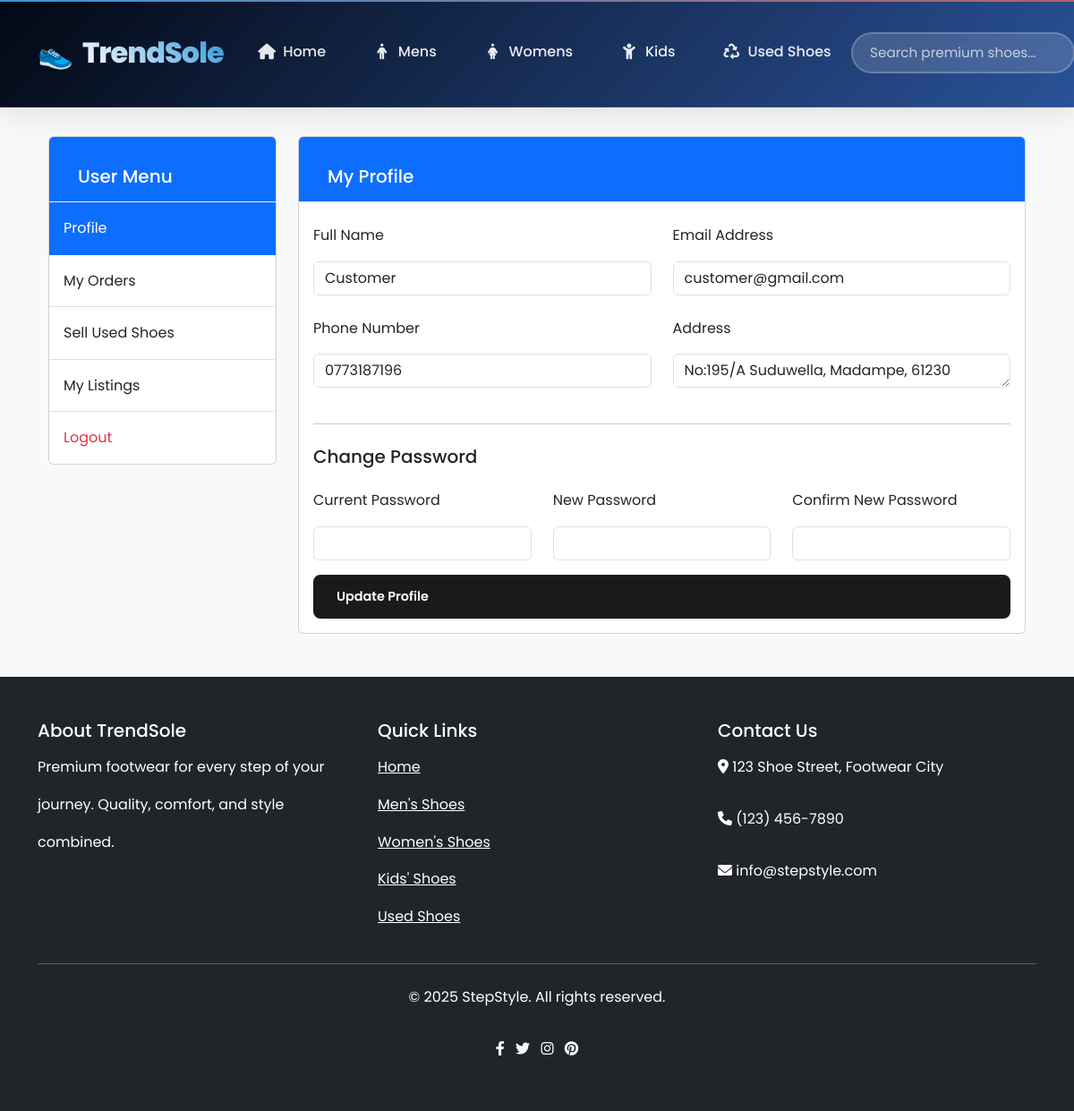
The page /shoe_store/pages/user/profile.php (signed in) on the database its author committed.
### tables this page shows
CREATE TABLE `users` (
  `id` int(11) NOT NULL,
  `name` varchar(100) NOT NULL,
  `email` varchar(100) NOT NULL,
  `password` varchar(255) NOT NULL,
  `phone` varchar(20) DEFAULT NULL,
  `address` text DEFAULT NULL,
  `role` enum('admin','customer') DEFAULT 'customer',
  `created_at` timestamp NOT NULL DEFAULT current_timestamp()
);

### shoe_store/pages/user/profile.php (the view, shortened to what this page needs)
<?php
require_once '../../includes/header.php';
$user_id = $_SESSION['user_id'];
$stmt = $conn->prepare("SELECT * FROM users WHERE id = ?");
$stmt->bind_param("i", $user_id);
$stmt->execute();
$result = $stmt->get_result();
$user = $result->fetch_assoc();
$errors = [];
?>
<div class="container mt-4">
    <div class="row">
        <div class="col-md-3">
            <div class="card">
                <div class="card-header bg-primary text-white">
                    <h5 class="mb-0">User Menu</h5>
                </div>
                <div class="list-group list-group-flush">
                    <a href="profile.php" class="list-group-item list-group-item-action active">Profile</a>
                    <a href="orders.php" class="list-group-item list-group-item-action">My Orders</a>
                    <a href="../used_shoes/sell.php" class="list-group-item list-group-item-action">Sell Used Shoes</a>
                    <a href="../used_shoes/my_listings.php" class="list-group-item list-group-item-action">My Listings</a>
                    <a href="../auth/logout.php" class="list-group-item list-group-item-action text-danger">Logout</a>
                </div>
            </div>
        </div>
        <div class="col-md-9">
            <div class="card">
                <div class="card-header bg-primary text-white">
                    <h5 class="mb-0">My Profile</h5>
                </div>
                <div class="card-body">
                    <form method="POST" action="<?php echo htmlspecialchars($_SERVER['PHP_SELF']); ?>">
                        <div class="row">
                            <div class="col-md-6 mb-3">
                                <label for="name" class="form-label">Full Name</label>
                                <input type="text" class="form-control <?php echo isset($errors['name']) ? 'is-invalid' : ''; ?>"
                                       id="name" name="name" value="<?php echo htmlspecialchars($user['name']); ?>">
                            </div>
                            <div class="col-md-6 mb-3">
                                <label for="email" class="form-label">Email Address</label>
                                <input type="email" class="form-control <?php echo isset($errors['email']) ? 'is-invalid' : ''; ?>"
                                       id="email" name="email" value="<?php echo htmlspecialchars($user['email']); ?>">
                            </div>
                            <div class="col-md-6 mb-3">
                                <label for="phone" class="form-label">Phone Number</label>
                                <input type="text" class="form-control" id="phone" name="phone"
                                       value="<?php echo htmlspecialchars($user['phone'] ?? ''); ?>">
                            </div>
                            <div class="col-md-6 mb-3">
                                <label for="address" class="form-label">Address</label>
                                <textarea class="form-control" id="address" name="address" rows="1"><?php echo htmlspecialchars($user['address'] ?? ''); ?></textarea>
                            </div>
                        </div>
                        <hr class="my-4">
                        <h5 class="mb-3">Change Password</h5>
                        <div class="row">
                            <div class="col-md-4 mb-3">
                                <label for="current_password" class="form-label">Current Password</label>
                                <input type="password" class="form-control <?php echo isset($errors['current_password']) ? 'is-invalid' : ''; ?>"
                                       id="current_password" name="current_password">
                            </div>
                            <div class="col-md-4 mb-3">
                                <label for="new_password" class="form-label">New Password</label>
                                <input type="password" class="form-control <?php echo isset($errors['new_password']) ? 'is-invalid' : ''; ?>"
                                       id="new_password" name="new_password">
                            </div>
                            <div class="col-md-4 mb-3">
                                <label for="confirm_password" class="form-label">Confirm New Password</label>
                                <input type="password" class="form-control <?php echo isset($errors['confirm_password']) ? 'is-invalid' : ''; ?>"
                                       id="confirm_password" name="confirm_password">
                            </div>
                        </div>
                        <div class="d-grid">
                            <button type="submit" class="btn btn-primary">Update Profile</button>
                        </div>
                    </form>
                </div>
            </div>
        </div>
    </div>
</div>
<?php require_once '../../includes/footer.php'; ?>

### shoe_store/assets/css/style.css (style rules this page uses)
:root { --primary-color: #1a1a1a; --secondary-color: #f8f9fa; --accent-color: #007bff; --text-primary: #2c3e50; --text-secondary: #6c757d; --border-color: #e9ecef; --shadow-light: 0 2px 10px rgba(0, 0, 0, 0.1); --shadow-medium: 0 4px 20px rgba(0, 0, 0, 0.15); --shadow-heavy: 0 8px 30px rgba(0, 0, 0, 0.2); --transition: all 0.3s ease; }
body { font-family: "Inter", "Segoe UI", Tahoma, Geneva, Verdana, sans-serif; background-color: #ffffff; color: var(--text-primary); line-height: 1.6; }
.btn { border-radius: 50px; font-weight: 600; transition: var(--transition); border: 2px solid transparent; }

### shoe_store/assets/css/adminstyle.css (style rules this page uses)
.btn { padding: 0.75rem 1.5rem; border-radius: 0.5rem; font-weight: 600; font-size: 0.9rem; border: 2px solid transparent; cursor: pointer; transition: all 0.3s ease; text-decoration: none; display: inline-flex; align-items: center; gap: 0.5rem; }
.btn-primary { background-color: #1a1a1a; color: white; border-color: #1a1a1a; }
.card-header { padding: 2rem 2rem 1rem; display: flex; justify-content: space-between; align-items: flex-start; border-bottom: 1px solid #f0f0f0; }

### shoe_store/includes/header.php (style rules this page uses)
:root { --primary-color: #2c3e50; --accent-color: #e74c3c; --success-color: #27ae60; --warning-color: #f39c12; --dark-color: #1a252f; --light-color: #ecf0f1; --gradient-primary: linear-gradient(135deg, #667eea 0%, #764ba2 100%); --gradient-secondary: linear-gradient(135deg, #f093fb 0%, #f5576c 100%); --shadow-light: 0 2px 10px rgba(0,0,0,0.1); --shadow-medium: 0 5px 25px rgba(0,0,0,0.15); --shadow-heavy: 0 10px 40px rgba(0,0,0,0.2); --border-radius: 12px; --transition: all 0.3s cubic-bezier(0.4, 0, 0.2, 1); }
* { margin: 0; padding: 0; box-sizing: border-box; }
body { font-family: 'Poppins', sans-serif; line-height: 2.6; color: #333; background-color: #f8f9fa; }
html { scroll-behavior: smooth; }

### rows shown on the page
users: name "Customer", email "customer@gmail.com", phone "0773187196", address "No:195/A Suduwella, Madampe, 61230"
